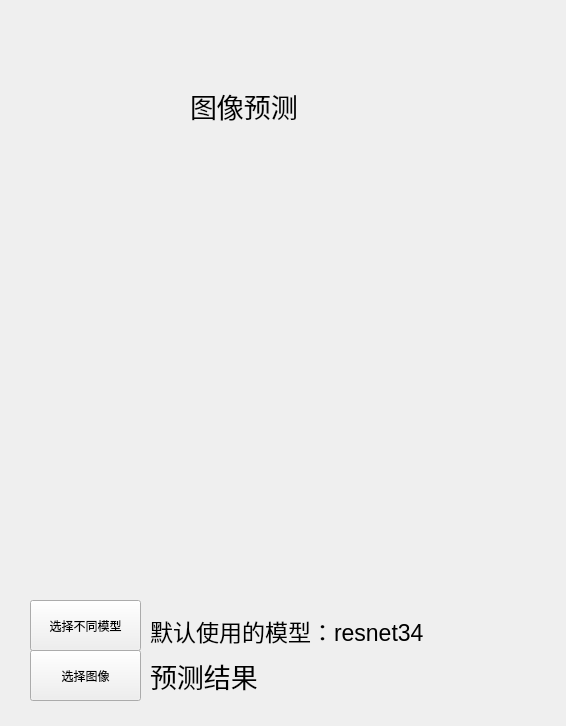
<?xml version="1.0" encoding="UTF-8"?>
<ui version="4.0">
 <class>Form</class>
 <widget class="QWidget" name="Form">
  <property name="geometry">
   <rect>
    <x>0</x>
    <y>0</y>
    <width>566</width>
    <height>726</height>
   </rect>
  </property>
  <property name="windowTitle">
   <string>Form</string>
  </property>
  <widget class="QLabel" name="imgL">
   <property name="geometry">
    <rect>
     <x>30</x>
     <y>120</y>
     <width>500</width>
     <height>420</height>
    </rect>
   </property>
   <property name="text">
    <string/>
   </property>
  </widget>
  <widget class="QLabel" name="label_2">
   <property name="geometry">
    <rect>
     <x>190</x>
     <y>60</y>
     <width>301</width>
     <height>91</height>
    </rect>
   </property>
   <property name="font">
    <font>
     <pointsize>20</pointsize>
    </font>
   </property>
   <property name="text">
    <string>图像预测</string>
   </property>
  </widget>
  <widget class="QPushButton" name="pushButton">
   <property name="geometry">
    <rect>
     <x>30</x>
     <y>600</y>
     <width>111</width>
     <height>51</height>
    </rect>
   </property>
   <property name="text">
    <string>选择不同模型</string>
   </property>
  </widget>
  <widget class="QPushButton" name="selectBut">
   <property name="geometry">
    <rect>
     <x>30</x>
     <y>650</y>
     <width>111</width>
     <height>51</height>
    </rect>
   </property>
   <property name="text">
    <string>选择图像</string>
   </property>
  </widget>
  <widget class="QLabel" name="label_3">
   <property name="geometry">
    <rect>
     <x>150</x>
     <y>610</y>
     <width>401</width>
     <height>41</height>
    </rect>
   </property>
   <property name="font">
    <font>
     <pointsize>17</pointsize>
    </font>
   </property>
   <property name="text">
    <string>默认使用的模型：resnet34</string>
   </property>
  </widget>
  <widget class="QLabel" name="label_4">
   <property name="geometry">
    <rect>
     <x>150</x>
     <y>660</y>
     <width>401</width>
     <height>31</height>
    </rect>
   </property>
   <property name="font">
    <font>
     <pointsize>20</pointsize>
    </font>
   </property>
   <property name="text">
    <string>预测结果</string>
   </property>
  </widget>
 </widget>
 <resources/>
 <connections/>
</ui>
